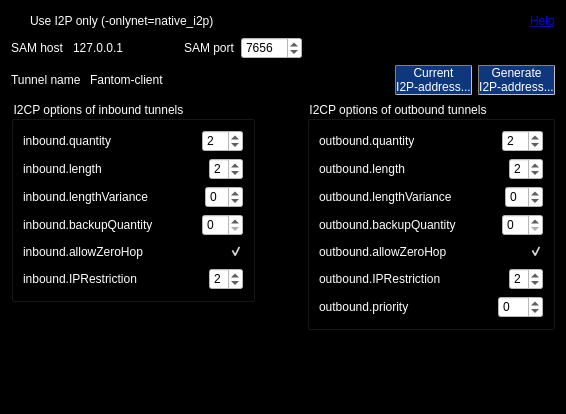
<?xml version="1.0" encoding="UTF-8"?>
<ui version="4.0">
 <class>I2POptionsWidget</class>
 <widget class="QWidget" name="I2POptionsWidget">
  <property name="geometry">
   <rect>
    <x>0</x>
    <y>0</y>
    <width>566</width>
    <height>414</height>
   </rect>
  </property>
  <property name="windowTitle">
   <string>Form</string>
  </property>
  <property name="styleSheet">
   <string notr="true">color: rgb(0, 0, 0);
background-color: rgb(0, 0, 0);
alternate-background-color: rgb(0, 0, 0);</string>
  </property>
  <layout class="QVBoxLayout" name="verticalLayout_5">
   <item>
    <layout class="QHBoxLayout" name="horizontalLayout_15">
     <item>
      <widget class="QCheckBox" name="checkBoxUseI2POnly">
       <property name="styleSheet">
        <string notr="true">color: rgb(255, 255, 255);</string>
       </property>
       <property name="text">
        <string>Use I2P only (-onlynet=native_i2p)</string>
       </property>
      </widget>
     </item>
     <item>
      <spacer name="horizontalSpacer_15">
       <property name="orientation">
        <enum>Qt::Horizontal</enum>
       </property>
       <property name="sizeHint" stdset="0">
        <size>
         <width>40</width>
         <height>20</height>
        </size>
       </property>
      </spacer>
     </item>
     <item>
      <widget class="QLabel" name="label">
       <property name="toolTip">
        <string>http://www.i2p2.i2p/i2cp.html#options</string>
       </property>
       <property name="text">
        <string>&lt;a href=&quot;http://www.i2p2.i2p/i2cp.html#options&quot;&gt;Help&lt;/a&gt;</string>
       </property>
       <property name="textFormat">
        <enum>Qt::RichText</enum>
       </property>
       <property name="openExternalLinks">
        <bool>true</bool>
       </property>
       <property name="textInteractionFlags">
        <set>Qt::TextBrowserInteraction</set>
       </property>
      </widget>
     </item>
    </layout>
   </item>
   <item>
    <layout class="QHBoxLayout" name="horizontalLayout_16">
     <item>
      <widget class="QLabel" name="labelSAMHost">
       <property name="text">
        <string>&lt;html&gt;&lt;head/&gt;&lt;body&gt;&lt;p&gt;&lt;span style=&quot; color:#ffffff;&quot;&gt;SAM host&lt;/span&gt;&lt;/p&gt;&lt;/body&gt;&lt;/html&gt;</string>
       </property>
      </widget>
     </item>
     <item>
      <widget class="QLineEdit" name="lineEditSAMHost">
       <property name="sizePolicy">
        <sizepolicy hsizetype="Fixed" vsizetype="Fixed">
         <horstretch>0</horstretch>
         <verstretch>0</verstretch>
        </sizepolicy>
       </property>
       <property name="styleSheet">
        <string notr="true">color: rgb(255, 255, 255);</string>
       </property>
       <property name="text">
        <string>127.0.0.1</string>
       </property>
      </widget>
     </item>
     <item>
      <widget class="QLabel" name="labelSAMPort">
       <property name="text">
        <string>&lt;html&gt;&lt;head/&gt;&lt;body&gt;&lt;p&gt;&lt;span style=&quot; color:#ffffff;&quot;&gt;SAM port&lt;/span&gt;&lt;/p&gt;&lt;/body&gt;&lt;/html&gt;</string>
       </property>
      </widget>
     </item>
     <item>
      <widget class="QSpinBox" name="spinBoxSAMPort">
       <property name="styleSheet">
        <string notr="true">background-color: rgb(255, 255, 255);
alternate-background-color: rgb(255, 255, 255);
color: rgb(0, 0, 0);</string>
       </property>
       <property name="minimum">
        <number>1</number>
       </property>
       <property name="maximum">
        <number>65535</number>
       </property>
       <property name="value">
        <number>7656</number>
       </property>
      </widget>
     </item>
     <item>
      <spacer name="horizontalSpacer_17">
       <property name="orientation">
        <enum>Qt::Horizontal</enum>
       </property>
       <property name="sizeHint" stdset="0">
        <size>
         <width>40</width>
         <height>20</height>
        </size>
       </property>
      </spacer>
     </item>
    </layout>
   </item>
   <item>
    <layout class="QHBoxLayout" name="horizontalLayout_17">
     <item>
      <widget class="QLabel" name="labelTunnelName">
       <property name="text">
        <string>&lt;html&gt;&lt;head/&gt;&lt;body&gt;&lt;p&gt;&lt;span style=&quot; color:#ffffff;&quot;&gt;Tunnel name&lt;/span&gt;&lt;/p&gt;&lt;/body&gt;&lt;/html&gt;</string>
       </property>
      </widget>
     </item>
     <item>
      <widget class="QLineEdit" name="lineEditTunnelName">
       <property name="sizePolicy">
        <sizepolicy hsizetype="Preferred" vsizetype="Fixed">
         <horstretch>0</horstretch>
         <verstretch>0</verstretch>
        </sizepolicy>
       </property>
       <property name="minimumSize">
        <size>
         <width>0</width>
         <height>0</height>
        </size>
       </property>
       <property name="styleSheet">
        <string notr="true">color: rgb(255, 255, 255);</string>
       </property>
       <property name="text">
        <string>Fantom-client</string>
       </property>
      </widget>
     </item>
     <item>
      <spacer name="horizontalSpacer_18">
       <property name="orientation">
        <enum>Qt::Horizontal</enum>
       </property>
       <property name="sizeHint" stdset="0">
        <size>
         <width>40</width>
         <height>20</height>
        </size>
       </property>
      </spacer>
     </item>
     <item>
      <widget class="QPushButton" name="pushButtonCurrentI2PAddress">
       <property name="styleSheet">
        <string notr="true">background: rgb(15,55,126); color: rgb(255,255,255); border: 1px inset grey; border-radius: 1px; margin: 0px;</string>
       </property>
       <property name="text">
        <string>Current
I2P-address...</string>
       </property>
      </widget>
     </item>
     <item>
      <widget class="QPushButton" name="pushButtonGenerateI2PAddress">
       <property name="styleSheet">
        <string notr="true">background: rgb(15,55,126); color: rgb(255,255,255); border: 1px inset grey; border-radius: 1px; margin: 0px;</string>
       </property>
       <property name="text">
        <string>Generate
I2P-address...</string>
       </property>
      </widget>
     </item>
    </layout>
   </item>
   <item>
    <layout class="QHBoxLayout" name="horizontalLayout_14">
     <item>
      <layout class="QVBoxLayout" name="verticalLayout_4">
       <item>
        <widget class="QGroupBox" name="groupBoxInbound">
         <property name="styleSheet">
          <string notr="true">color: rgb(255, 255, 255);</string>
         </property>
         <property name="title">
          <string>I2CP options of inbound tunnels</string>
         </property>
         <layout class="QVBoxLayout" name="verticalLayout">
          <item>
           <layout class="QHBoxLayout" name="horizontalLayout">
            <item>
             <widget class="QLabel" name="labelInboundQuantity">
              <property name="text">
               <string>inbound.quantity </string>
              </property>
             </widget>
            </item>
            <item>
             <spacer name="horizontalSpacer">
              <property name="orientation">
               <enum>Qt::Horizontal</enum>
              </property>
              <property name="sizeHint" stdset="0">
               <size>
                <width>40</width>
                <height>20</height>
               </size>
              </property>
             </spacer>
            </item>
            <item>
             <widget class="QSpinBox" name="spinBoxInboundQuantity">
              <property name="styleSheet">
               <string notr="true">background-color: rgb(255, 255, 255);
alternate-background-color: rgb(255, 255, 255);
color: rgb(0, 0, 0);</string>
              </property>
              <property name="minimum">
               <number>1</number>
              </property>
              <property name="maximum">
               <number>16</number>
              </property>
              <property name="value">
               <number>2</number>
              </property>
             </widget>
            </item>
           </layout>
          </item>
          <item>
           <layout class="QHBoxLayout" name="horizontalLayout_2">
            <item>
             <widget class="QLabel" name="labelInboundLength">
              <property name="text">
               <string>inbound.length </string>
              </property>
             </widget>
            </item>
            <item>
             <spacer name="horizontalSpacer_2">
              <property name="orientation">
               <enum>Qt::Horizontal</enum>
              </property>
              <property name="sizeHint" stdset="0">
               <size>
                <width>40</width>
                <height>20</height>
               </size>
              </property>
             </spacer>
            </item>
            <item>
             <widget class="QSpinBox" name="spinBoxInboundLength">
              <property name="styleSheet">
               <string notr="true">background-color: rgb(255, 255, 255);
alternate-background-color: rgb(255, 255, 255);
color: rgb(0, 0, 0);</string>
              </property>
              <property name="minimum">
               <number>0</number>
              </property>
              <property name="maximum">
               <number>7</number>
              </property>
              <property name="value">
               <number>2</number>
              </property>
             </widget>
            </item>
           </layout>
          </item>
          <item>
           <layout class="QHBoxLayout" name="horizontalLayout_3">
            <item>
             <widget class="QLabel" name="labelInboundLengthVariance">
              <property name="text">
               <string>inbound.lengthVariance</string>
              </property>
             </widget>
            </item>
            <item>
             <spacer name="horizontalSpacer_3">
              <property name="orientation">
               <enum>Qt::Horizontal</enum>
              </property>
              <property name="sizeHint" stdset="0">
               <size>
                <width>40</width>
                <height>20</height>
               </size>
              </property>
             </spacer>
            </item>
            <item>
             <widget class="QSpinBox" name="spinBoxInboundLengthVariance">
              <property name="styleSheet">
               <string notr="true">background-color: rgb(255, 255, 255);
alternate-background-color: rgb(255, 255, 255);
color: rgb(0, 0, 0);</string>
              </property>
              <property name="minimum">
               <number>-7</number>
              </property>
              <property name="maximum">
               <number>7</number>
              </property>
             </widget>
            </item>
           </layout>
          </item>
          <item>
           <layout class="QHBoxLayout" name="horizontalLayout_4">
            <item>
             <widget class="QLabel" name="labelInboundBackupQuality">
              <property name="text">
               <string>inbound.backupQuantity </string>
              </property>
             </widget>
            </item>
            <item>
             <spacer name="horizontalSpacer_4">
              <property name="orientation">
               <enum>Qt::Horizontal</enum>
              </property>
              <property name="sizeHint" stdset="0">
               <size>
                <width>40</width>
                <height>20</height>
               </size>
              </property>
             </spacer>
            </item>
            <item>
             <widget class="QSpinBox" name="spinBoxInboundBackupQuality">
              <property name="styleSheet">
               <string notr="true">background-color: rgb(255, 255, 255);
alternate-background-color: rgb(255, 255, 255);
color: rgb(0, 0, 0);</string>
              </property>
             </widget>
            </item>
           </layout>
          </item>
          <item>
           <layout class="QHBoxLayout" name="horizontalLayout_5">
            <item>
             <widget class="QLabel" name="labelInboundAllowZeroHop">
              <property name="text">
               <string>inbound.allowZeroHop </string>
              </property>
             </widget>
            </item>
            <item>
             <spacer name="horizontalSpacer_5">
              <property name="orientation">
               <enum>Qt::Horizontal</enum>
              </property>
              <property name="sizeHint" stdset="0">
               <size>
                <width>40</width>
                <height>20</height>
               </size>
              </property>
             </spacer>
            </item>
            <item>
             <widget class="QCheckBox" name="checkBoxInboundAllowZeroHop">
              <property name="checked">
               <bool>true</bool>
              </property>
             </widget>
            </item>
           </layout>
          </item>
          <item>
           <layout class="QHBoxLayout" name="horizontalLayout_6">
            <item>
             <widget class="QLabel" name="labelInboundIPRestriction">
              <property name="text">
               <string>inbound.IPRestriction</string>
              </property>
             </widget>
            </item>
            <item>
             <spacer name="horizontalSpacer_6">
              <property name="orientation">
               <enum>Qt::Horizontal</enum>
              </property>
              <property name="sizeHint" stdset="0">
               <size>
                <width>40</width>
                <height>20</height>
               </size>
              </property>
             </spacer>
            </item>
            <item>
             <widget class="QSpinBox" name="spinBoxInboundIPRestriction">
              <property name="styleSheet">
               <string notr="true">background-color: rgb(255, 255, 255);
alternate-background-color: rgb(255, 255, 255);
color: rgb(0, 0, 0);</string>
              </property>
              <property name="maximum">
               <number>4</number>
              </property>
              <property name="value">
               <number>2</number>
              </property>
             </widget>
            </item>
           </layout>
          </item>
         </layout>
        </widget>
       </item>
       <item>
        <spacer name="verticalSpacer">
         <property name="orientation">
          <enum>Qt::Vertical</enum>
         </property>
         <property name="sizeHint" stdset="0">
          <size>
           <width>20</width>
           <height>40</height>
          </size>
         </property>
        </spacer>
       </item>
      </layout>
     </item>
     <item>
      <spacer name="horizontalSpacer_14">
       <property name="orientation">
        <enum>Qt::Horizontal</enum>
       </property>
       <property name="sizeHint" stdset="0">
        <size>
         <width>40</width>
         <height>20</height>
        </size>
       </property>
      </spacer>
     </item>
     <item>
      <layout class="QVBoxLayout" name="verticalLayout_3">
       <item>
        <widget class="QGroupBox" name="groupBoxOutbound">
         <property name="styleSheet">
          <string notr="true">color: rgb(255, 255, 255);</string>
         </property>
         <property name="title">
          <string>I2CP options of outbound tunnels</string>
         </property>
         <layout class="QVBoxLayout" name="verticalLayout_2">
          <item>
           <layout class="QHBoxLayout" name="horizontalLayout_7">
            <item>
             <widget class="QLabel" name="labelOutboundQuantity">
              <property name="text">
               <string>outbound.quantity </string>
              </property>
             </widget>
            </item>
            <item>
             <spacer name="horizontalSpacer_7">
              <property name="orientation">
               <enum>Qt::Horizontal</enum>
              </property>
              <property name="sizeHint" stdset="0">
               <size>
                <width>40</width>
                <height>20</height>
               </size>
              </property>
             </spacer>
            </item>
            <item>
             <widget class="QSpinBox" name="spinBoxOutboundQuantity">
              <property name="styleSheet">
               <string notr="true">background-color: rgb(255, 255, 255);
alternate-background-color: rgb(255, 255, 255);
color: rgb(0, 0, 0);</string>
              </property>
              <property name="minimum">
               <number>1</number>
              </property>
              <property name="value">
               <number>2</number>
              </property>
             </widget>
            </item>
           </layout>
          </item>
          <item>
           <layout class="QHBoxLayout" name="horizontalLayout_8">
            <item>
             <widget class="QLabel" name="labelOutboundLength">
              <property name="text">
               <string>outbound.length </string>
              </property>
             </widget>
            </item>
            <item>
             <spacer name="horizontalSpacer_8">
              <property name="orientation">
               <enum>Qt::Horizontal</enum>
              </property>
              <property name="sizeHint" stdset="0">
               <size>
                <width>40</width>
                <height>20</height>
               </size>
              </property>
             </spacer>
            </item>
            <item>
             <widget class="QSpinBox" name="spinBoxOutboundLength">
              <property name="styleSheet">
               <string notr="true">background-color: rgb(255, 255, 255);
alternate-background-color: rgb(255, 255, 255);
color: rgb(0, 0, 0);</string>
              </property>
              <property name="maximum">
               <number>7</number>
              </property>
              <property name="value">
               <number>2</number>
              </property>
             </widget>
            </item>
           </layout>
          </item>
          <item>
           <layout class="QHBoxLayout" name="horizontalLayout_9">
            <item>
             <widget class="QLabel" name="labelOutboundLengthVariance">
              <property name="text">
               <string>outbound.lengthVariance</string>
              </property>
             </widget>
            </item>
            <item>
             <spacer name="horizontalSpacer_9">
              <property name="orientation">
               <enum>Qt::Horizontal</enum>
              </property>
              <property name="sizeHint" stdset="0">
               <size>
                <width>40</width>
                <height>20</height>
               </size>
              </property>
             </spacer>
            </item>
            <item>
             <widget class="QSpinBox" name="spinBoxOutboundLengthVariance">
              <property name="styleSheet">
               <string notr="true">background-color: rgb(255, 255, 255);
alternate-background-color: rgb(255, 255, 255);
color: rgb(0, 0, 0);</string>
              </property>
              <property name="minimum">
               <number>-7</number>
              </property>
              <property name="maximum">
               <number>7</number>
              </property>
             </widget>
            </item>
           </layout>
          </item>
          <item>
           <layout class="QHBoxLayout" name="horizontalLayout_10">
            <item>
             <widget class="QLabel" name="labelOutboundBackupQuantity">
              <property name="text">
               <string>outbound.backupQuantity</string>
              </property>
             </widget>
            </item>
            <item>
             <spacer name="horizontalSpacer_10">
              <property name="orientation">
               <enum>Qt::Horizontal</enum>
              </property>
              <property name="sizeHint" stdset="0">
               <size>
                <width>40</width>
                <height>20</height>
               </size>
              </property>
             </spacer>
            </item>
            <item>
             <widget class="QSpinBox" name="spinBoxOutboundBackupQuantity">
              <property name="styleSheet">
               <string notr="true">background-color: rgb(255, 255, 255);
alternate-background-color: rgb(255, 255, 255);
color: rgb(0, 0, 0);</string>
              </property>
             </widget>
            </item>
           </layout>
          </item>
          <item>
           <layout class="QHBoxLayout" name="horizontalLayout_11">
            <item>
             <widget class="QLabel" name="labelAllowZeroHop">
              <property name="text">
               <string>outbound.allowZeroHop </string>
              </property>
             </widget>
            </item>
            <item>
             <spacer name="horizontalSpacer_11">
              <property name="orientation">
               <enum>Qt::Horizontal</enum>
              </property>
              <property name="sizeHint" stdset="0">
               <size>
                <width>40</width>
                <height>20</height>
               </size>
              </property>
             </spacer>
            </item>
            <item>
             <widget class="QCheckBox" name="checkBoxAllowZeroHop">
              <property name="checked">
               <bool>true</bool>
              </property>
             </widget>
            </item>
           </layout>
          </item>
          <item>
           <layout class="QHBoxLayout" name="horizontalLayout_12">
            <item>
             <widget class="QLabel" name="labelOutboundIPRestriction">
              <property name="text">
               <string>outbound.IPRestriction</string>
              </property>
             </widget>
            </item>
            <item>
             <spacer name="horizontalSpacer_12">
              <property name="orientation">
               <enum>Qt::Horizontal</enum>
              </property>
              <property name="sizeHint" stdset="0">
               <size>
                <width>40</width>
                <height>20</height>
               </size>
              </property>
             </spacer>
            </item>
            <item>
             <widget class="QSpinBox" name="spinBoxOutboundIPRestriction">
              <property name="styleSheet">
               <string notr="true">background-color: rgb(255, 255, 255);
alternate-background-color: rgb(255, 255, 255);
color: rgb(0, 0, 0);</string>
              </property>
              <property name="maximum">
               <number>4</number>
              </property>
              <property name="value">
               <number>2</number>
              </property>
             </widget>
            </item>
           </layout>
          </item>
          <item>
           <layout class="QHBoxLayout" name="horizontalLayout_13">
            <item>
             <widget class="QLabel" name="labelOutboundPriority">
              <property name="text">
               <string>outbound.priority</string>
              </property>
             </widget>
            </item>
            <item>
             <spacer name="horizontalSpacer_13">
              <property name="orientation">
               <enum>Qt::Horizontal</enum>
              </property>
              <property name="sizeHint" stdset="0">
               <size>
                <width>40</width>
                <height>20</height>
               </size>
              </property>
             </spacer>
            </item>
            <item>
             <widget class="QSpinBox" name="spinBoxOutboundPriority">
              <property name="styleSheet">
               <string notr="true">background-color: rgb(255, 255, 255);
alternate-background-color: rgb(255, 255, 255);
color: rgb(0, 0, 0);</string>
              </property>
              <property name="minimum">
               <number>-25</number>
              </property>
              <property name="maximum">
               <number>25</number>
              </property>
             </widget>
            </item>
           </layout>
          </item>
         </layout>
        </widget>
       </item>
       <item>
        <spacer name="verticalSpacer_2">
         <property name="orientation">
          <enum>Qt::Vertical</enum>
         </property>
         <property name="sizeHint" stdset="0">
          <size>
           <width>20</width>
           <height>40</height>
          </size>
         </property>
        </spacer>
       </item>
      </layout>
     </item>
    </layout>
   </item>
  </layout>
 </widget>
 <tabstops>
  <tabstop>checkBoxUseI2POnly</tabstop>
  <tabstop>lineEditSAMHost</tabstop>
  <tabstop>spinBoxSAMPort</tabstop>
  <tabstop>lineEditTunnelName</tabstop>
  <tabstop>pushButtonCurrentI2PAddress</tabstop>
  <tabstop>pushButtonGenerateI2PAddress</tabstop>
  <tabstop>spinBoxInboundQuantity</tabstop>
  <tabstop>spinBoxInboundLength</tabstop>
  <tabstop>spinBoxInboundLengthVariance</tabstop>
  <tabstop>spinBoxInboundBackupQuality</tabstop>
  <tabstop>checkBoxInboundAllowZeroHop</tabstop>
  <tabstop>spinBoxInboundIPRestriction</tabstop>
  <tabstop>spinBoxOutboundQuantity</tabstop>
  <tabstop>spinBoxOutboundLength</tabstop>
  <tabstop>spinBoxOutboundLengthVariance</tabstop>
  <tabstop>spinBoxOutboundBackupQuantity</tabstop>
  <tabstop>checkBoxAllowZeroHop</tabstop>
  <tabstop>spinBoxOutboundIPRestriction</tabstop>
  <tabstop>spinBoxOutboundPriority</tabstop>
 </tabstops>
 <resources/>
 <connections/>
</ui>
